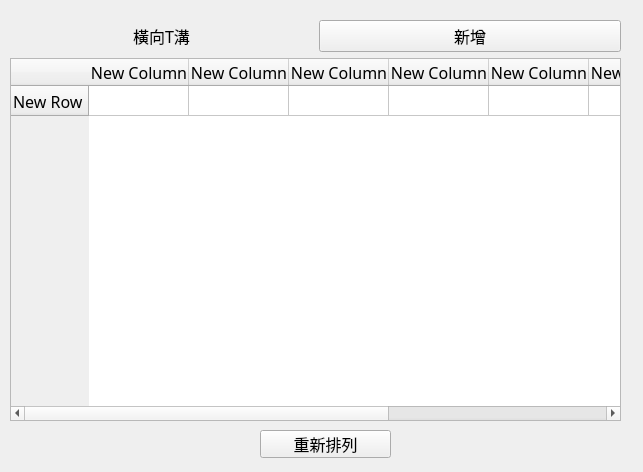
<?xml version="1.0" encoding="UTF-8"?>
<ui version="4.0">
 <class>Form</class>
 <widget class="QWidget" name="Form">
  <property name="geometry">
   <rect>
    <x>0</x>
    <y>0</y>
    <width>643</width>
    <height>472</height>
   </rect>
  </property>
  <property name="windowTitle">
   <string>Form</string>
  </property>
  <widget class="QWidget" name="layoutWidget">
   <property name="geometry">
    <rect>
     <x>10</x>
     <y>20</y>
     <width>611</width>
     <height>401</height>
    </rect>
   </property>
   <layout class="QGridLayout" name="gridLayout">
    <item row="0" column="1">
     <widget class="QPushButton" name="AddNewRow">
      <property name="font">
       <font>
        <family>微軟正黑體</family>
        <pointsize>12</pointsize>
       </font>
      </property>
      <property name="text">
       <string>新增</string>
      </property>
     </widget>
    </item>
    <item row="0" column="0">
     <widget class="QLabel" name="label">
      <property name="font">
       <font>
        <family>微軟正黑體</family>
        <pointsize>12</pointsize>
       </font>
      </property>
      <property name="text">
       <string>橫向T溝</string>
      </property>
      <property name="scaledContents">
       <bool>false</bool>
      </property>
      <property name="alignment">
       <set>Qt::AlignCenter</set>
      </property>
     </widget>
    </item>
    <item row="1" column="0" colspan="2">
     <widget class="QTableWidget" name="T_solt">
      <property name="font">
       <font>
        <family>微軟正黑體</family>
        <pointsize>12</pointsize>
       </font>
      </property>
      <property name="columnCount">
       <number>8</number>
      </property>
      <row>
       <property name="text">
        <string>New Row</string>
       </property>
      </row>
      <column>
       <property name="text">
        <string>New Column</string>
       </property>
      </column>
      <column>
       <property name="text">
        <string>New Column</string>
       </property>
      </column>
      <column>
       <property name="text">
        <string>New Column</string>
       </property>
      </column>
      <column>
       <property name="text">
        <string>New Column</string>
       </property>
      </column>
      <column>
       <property name="text">
        <string>New Column</string>
       </property>
      </column>
      <column>
       <property name="text">
        <string>New Column</string>
       </property>
      </column>
      <column>
       <property name="text">
        <string>New Column</string>
       </property>
      </column>
      <column>
       <property name="text">
        <string>New Column</string>
       </property>
      </column>
     </widget>
    </item>
   </layout>
  </widget>
  <widget class="QPushButton" name="rearrange">
   <property name="geometry">
    <rect>
     <x>260</x>
     <y>430</y>
     <width>131</width>
     <height>28</height>
    </rect>
   </property>
   <property name="font">
    <font>
     <family>微軟正黑體</family>
     <pointsize>12</pointsize>
    </font>
   </property>
   <property name="text">
    <string>重新排列</string>
   </property>
  </widget>
 </widget>
 <resources/>
 <connections/>
</ui>
